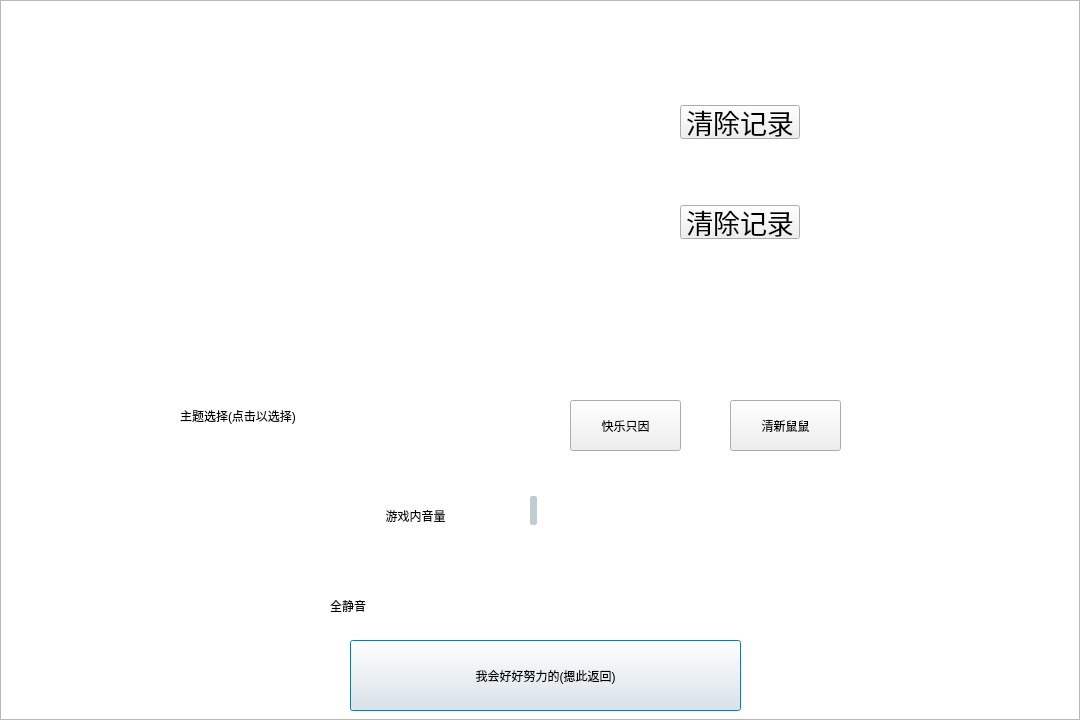
<?xml version="1.0" encoding="UTF-8"?>
<ui version="4.0">
 <class>have_a_try</class>
 <widget class="QWidget" name="have_a_try">
  <property name="geometry">
   <rect>
    <x>0</x>
    <y>0</y>
    <width>1080</width>
    <height>720</height>
   </rect>
  </property>
  <property name="windowTitle">
   <string>Form</string>
  </property>
  <widget class="QPushButton" name="goback">
   <property name="geometry">
    <rect>
     <x>350</x>
     <y>640</y>
     <width>391</width>
     <height>71</height>
    </rect>
   </property>
   <property name="mouseTracking">
    <bool>true</bool>
   </property>
   <property name="styleSheet">
    <string notr="true">font: 20pt &quot;华文行楷&quot;;


</string>
   </property>
   <property name="text">
    <string>我会好好努力的(摁此返回)</string>
   </property>
   <property name="autoRepeat">
    <bool>false</bool>
   </property>
   <property name="default">
    <bool>true</bool>
   </property>
   <property name="flat">
    <bool>false</bool>
   </property>
  </widget>
  <widget class="QPushButton" name="pushButton">
   <property name="geometry">
    <rect>
     <x>680</x>
     <y>105</y>
     <width>120</width>
     <height>34</height>
    </rect>
   </property>
   <property name="font">
    <font>
     <family>华文行楷</family>
     <pointsize>20</pointsize>
    </font>
   </property>
   <property name="text">
    <string>清除记录</string>
   </property>
  </widget>
  <widget class="QSlider" name="sound_slider">
   <property name="geometry">
    <rect>
     <x>530</x>
     <y>490</y>
     <width>231</width>
     <height>41</height>
    </rect>
   </property>
   <property name="styleSheet">
    <string notr="true">QSlider::groove:horizontal {
border: 0px solid #bbb;
}

/*1.滑动过的槽设计参数*/
QSlider::sub-page:horizontal {
 /*槽颜色*/
background: rgb(90,49,255);
 /*外环区域倒圆角度*/
border-radius: 2px;
 /*上遮住区域高度*/
margin-top:8px;
 /*下遮住区域高度*/
margin-bottom:8px;
/*width在这里无效，不写即可*/
}

/*2.未滑动过的槽设计参数*/
QSlider::add-page:horizontal {
/*槽颜色*/
background: rgb(255,255, 255);
/*外环大小0px就是不显示，默认也是0*/
border: 0px solid #777;
/*外环区域倒圆角度*/
border-radius: 2px;
 /*上遮住区域高度*/
margin-top:9px;
 /*下遮住区域高度*/
margin-bottom:9px;
}
 
/*3.平时滑动的滑块设计参数*/
QSlider::handle:horizontal {
/*滑块颜色*/
background: rgb(193,204,208);
/*滑块的宽度*/
width: 5px;
/*滑块外环为1px，再加颜色*/
border: 1px solid rgb(193,204,208);
 /*滑块外环倒圆角度*/
border-radius: 2px; 
 /*上遮住区域高度*/
margin-top:6px;
 /*下遮住区域高度*/
margin-bottom:6px;
}

/*4.手动拉动时显示的滑块设计参数*/
QSlider::handle:horizontal:hover {
/*滑块颜色*/
background: rgb(193,204,208);
/*滑块的宽度*/
width: 10px;
/*滑块外环为1px，再加颜色*/
border: 1px solid rgb(193,204,208);
 /*滑块外环倒圆角度*/
border-radius: 5px; 
 /*上遮住区域高度*/
margin-top:4px;
 /*下遮住区域高度*/
margin-bottom:4px;
}</string>
   </property>
   <property name="orientation">
    <enum>Qt::Horizontal</enum>
   </property>
  </widget>
  <widget class="QLabel" name="showsound">
   <property name="geometry">
    <rect>
     <x>330</x>
     <y>480</y>
     <width>171</width>
     <height>71</height>
    </rect>
   </property>
   <property name="styleSheet">
    <string notr="true">font: 20pt &quot;华文行楷&quot;;
</string>
   </property>
   <property name="text">
    <string>游戏内音量</string>
   </property>
   <property name="alignment">
    <set>Qt::AlignCenter</set>
   </property>
   <property name="wordWrap">
    <bool>true</bool>
   </property>
  </widget>
  <widget class="QListWidget" name="listWidget_right">
   <property name="geometry">
    <rect>
     <x>0</x>
     <y>0</y>
     <width>1080</width>
     <height>720</height>
    </rect>
   </property>
   <property name="styleSheet">
    <string notr="true">border-image: url(:/star.jpg);</string>
   </property>
  </widget>
  <widget class="QLabel" name="showsound_2">
   <property name="geometry">
    <rect>
     <x>330</x>
     <y>570</y>
     <width>201</width>
     <height>71</height>
    </rect>
   </property>
   <property name="styleSheet">
    <string notr="true">font: 20pt &quot;华文行楷&quot;;</string>
   </property>
   <property name="text">
    <string>全静音</string>
   </property>
   <property name="alignment">
    <set>Qt::AlignLeading|Qt::AlignLeft|Qt::AlignVCenter</set>
   </property>
   <property name="wordWrap">
    <bool>true</bool>
   </property>
  </widget>
  <widget class="QRadioButton" name="radioButton">
   <property name="geometry">
    <rect>
     <x>580</x>
     <y>580</y>
     <width>151</width>
     <height>51</height>
    </rect>
   </property>
   <property name="styleSheet">
    <string notr="true">QRadioButton::indicator {width:150px;height:50px;border-radius:7px} QRadioButton::indicator::unchecked {
        border-image: url(:switch_off.jpg);
    }
QRadioButton::indicator::checked {
        border-image: url(:switch_on.jpg);
    }</string>
   </property>
   <property name="text">
    <string/>
   </property>
  </widget>
  <widget class="QPushButton" name="pushButton_2">
   <property name="geometry">
    <rect>
     <x>680</x>
     <y>205</y>
     <width>120</width>
     <height>34</height>
    </rect>
   </property>
   <property name="font">
    <font>
     <family>华文行楷</family>
     <pointsize>20</pointsize>
    </font>
   </property>
   <property name="text">
    <string>清除记录</string>
   </property>
  </widget>
  <widget class="QLabel" name="label">
   <property name="geometry">
    <rect>
     <x>180</x>
     <y>360</y>
     <width>201</width>
     <height>111</height>
    </rect>
   </property>
   <property name="styleSheet">
    <string notr="true">font: 18pt &quot;华文行楷&quot;;
border-image: url(:/kun_kun_zi.jpg);
</string>
   </property>
   <property name="text">
    <string>主题选择(点击以选择)</string>
   </property>
   <property name="wordWrap">
    <bool>true</bool>
   </property>
  </widget>
  <widget class="QLabel" name="label_2">
   <property name="geometry">
    <rect>
     <x>450</x>
     <y>380</y>
     <width>91</width>
     <height>91</height>
    </rect>
   </property>
   <property name="styleSheet">
    <string notr="true">image: url(:/kunkun_chicken.jpg);</string>
   </property>
   <property name="text">
    <string/>
   </property>
   <property name="wordWrap">
    <bool>true</bool>
   </property>
  </widget>
  <widget class="QLabel" name="label_3">
   <property name="geometry">
    <rect>
     <x>860</x>
     <y>390</y>
     <width>81</width>
     <height>71</height>
    </rect>
   </property>
   <property name="styleSheet">
    <string notr="true">image: url(:/keda_duck.jpg);</string>
   </property>
   <property name="text">
    <string/>
   </property>
   <property name="wordWrap">
    <bool>true</bool>
   </property>
  </widget>
  <widget class="QPushButton" name="kunkun">
   <property name="geometry">
    <rect>
     <x>570</x>
     <y>400</y>
     <width>111</width>
     <height>51</height>
    </rect>
   </property>
   <property name="styleSheet">
    <string notr="true">font: 20pt &quot;华文行楷&quot;;</string>
   </property>
   <property name="text">
    <string>快乐只因</string>
   </property>
  </widget>
  <widget class="QPushButton" name="keda">
   <property name="geometry">
    <rect>
     <x>730</x>
     <y>400</y>
     <width>111</width>
     <height>51</height>
    </rect>
   </property>
   <property name="styleSheet">
    <string notr="true">font: 20pt &quot;华文行楷&quot;;</string>
   </property>
   <property name="text">
    <string>清新鼠鼠</string>
   </property>
  </widget>
  <zorder>listWidget_right</zorder>
  <zorder>goback</zorder>
  <zorder>pushButton</zorder>
  <zorder>sound_slider</zorder>
  <zorder>showsound_2</zorder>
  <zorder>radioButton</zorder>
  <zorder>showsound</zorder>
  <zorder>pushButton_2</zorder>
  <zorder>label</zorder>
  <zorder>label_2</zorder>
  <zorder>label_3</zorder>
  <zorder>kunkun</zorder>
  <zorder>keda</zorder>
 </widget>
 <resources/>
 <connections/>
</ui>
